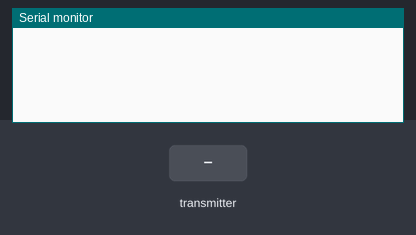
Bench run of a sketch on a simulated Arduino Uno, built with avr-gcc and run on an emulated ATmega328P. On the bench: the last lines printed to the serial monitor. The inputs (shaded band) are chosen by the test bench. No radio packets arrive unless stated.

Above: at 1.2 s.
1.3 s: the transmitter starts sending _micros = 0
At 1.37 s:
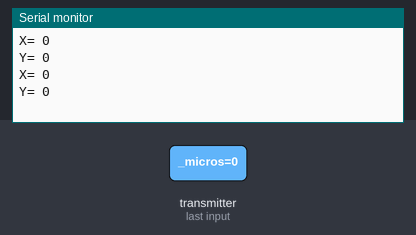
2.8 s: the transmitter starts sending Xposition = 256
4.3 s: the transmitter starts sending Yposition = 256
At 4.37 s:
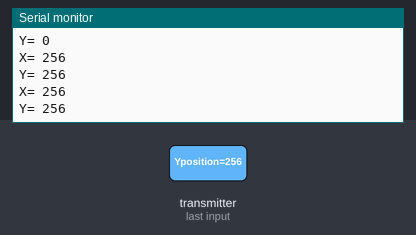
5.8 s: the transmitter starts sending Xposition = 512
7.3 s: the transmitter starts sending Yposition = 512
At 7.32 s:
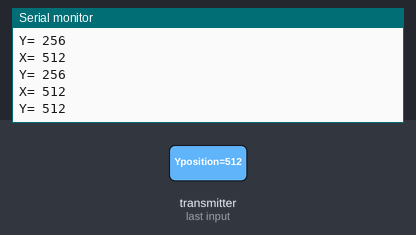
Timing chart, 0 to 9.8 s (numbered marks = the images above; inputs shaded):
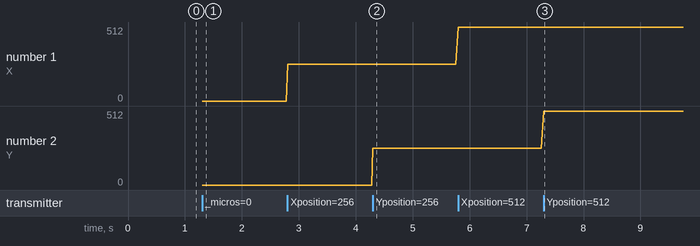

Measured:
- after the input at 1.3 s, the serial monitor: prints a new line at once (image 1)
- after the input at 4.3 s, the serial monitor: prints a new line at once (image 2)
- after the input at 7.3 s, the serial monitor: prints a new line at once (image 3)
- plotted number 1: 0 → 256 after the input at 2.8 s, 256 → 512 after the input at 5.8 s

The sketch:

receiver.ino
```cpp
/*
   1 - GND
   2 - VCC 3.3V !!! NOT 5V
   3 - CE to Arduino pin 7
   4 - CSN to Arduino pin 8
   5 - SCK to Arduino pin 13
   6 - MOSI to Arduino pin 11
   7 - MISO to Arduino pin 12
   8 - UNUSED

   */

/*-----( Import needed libraries )-----*/
#include <SPI.h>    // Comes with Arduino IDE
#include "RF24.h"   // Download and Install (See above)
#include "printf.h" // Needed for "printDetails" Takes up some memory

/*-----( Declare Constants and Pin Numbers )-----*/
#define CE_PIN 7 // The pins to be used for CE and SN
#define CSN_PIN 8
/*-----( Declare objects )-----*/
/* Hardware configuration: Set up nRF24L01 radio on SPI bus plus (usually) pins 7 & 8 (Can be changed) */
RF24 radio(CE_PIN, CSN_PIN);

/*-----( Declare Variables )-----*/
byte addresses[][6] = {"1Node", "2Node"}; // These will be the names of the "Pipes"

// Allows testing of radios and code without servo hardware. Set 'true' when servos connected
boolean hasHardware = false; // Allows testing of radios and code without Joystick hardware.
//boolean hasHardware = true;

int HorizontalJoystickReceived; // Variable to store received Joystick values

int VerticalJoystickReceived; // Variable to store received Joystick values

/**
  Create a data structure for transmitting and receiving data
  This allows many variables to be easily sent and received in a single transmission
*/
struct dataStruct
{
  unsigned long _micros; // to save response times
  int Xposition;         // The Joystick position values
  int Yposition;
  bool switchOn; // The Joystick push-down switch
} myData;        // This can be accessed in the form:  myData.Xposition  etc.

void setup() /****** SETUP: RUNS ONCE ******/
{
  Serial.begin(115200); // MUST reset the Serial Monitor to 115200 (lower right of window )
  // NOTE: The "F" in the print statements means "unchangable data; save in Flash Memory to conserve SRAM"
  //Serial.println(F("YourDuino.com Example: Receive joystick data by nRF24L01 radio from another Arduino"));
  //Serial.println(F("and control servos if attached (Check 'hasHardware' variable"));
  printf_begin(); // Needed for "printDetails" Takes up some memory
  /*-----( Set up servos )-----*/

  radio.begin();                   // Initialize the nRF24L01 Radio
  radio.setChannel(108);           // 2.508 Ghz - Above most Wifi Channels
  radio.setDataRate(RF24_250KBPS); // Fast enough.. Better range

  // Set the Power Amplifier Level low to prevent power supply related issues since this is a
  // getting_started sketch, and the likelihood of close proximity of the devices. RF24_PA_MAX is default.
  // PALevelcan be one of four levels: RF24_PA_MIN, RF24_PA_LOW, RF24_PA_HIGH and RF24_PA_MAX
  radio.setPALevel(RF24_PA_LOW);
  //   radio.setPALevel(RF24_PA_MAX);

  // Open a writing and reading pipe on each radio, with opposite addresses
  radio.openWritingPipe(addresses[1]);
  radio.openReadingPipe(1, addresses[0]);

  // Start the radio listening for data
  radio.startListening();
  //  radio.printDetails(); //Uncomment to show LOTS of debugging information
} //--(end setup )---

void loop() /****** LOOP: RUNS CONSTANTLY ******/
{

  if (radio.available())
  {

    while (radio.available()) // While there is data ready to be retrieved from the receive pipe
    {
      radio.read(&myData, sizeof(myData)); // Get the data
    }

    //radio.stopListening();                               // First, stop listening so we can transmit
    //radio.write( &myData, sizeof(myData) );              // Send the received data back.
    radio.startListening(); // Now, resume listening so we catch the next packets.

    //    Serial.print(F("Packet Received - Sent response "));  // Print the received packet data
    //    Serial.print(myData._micros);
    // Serial.print("uS \n");
    Serial.print(F("X= "));
    Serial.print(myData.Xposition);
    Serial.print("\n");
    Serial.print(F("Y= "));
    Serial.print(myData.Yposition);
    Serial.print("\n");

  } // END radio available

} //--(end main loop )---
```
